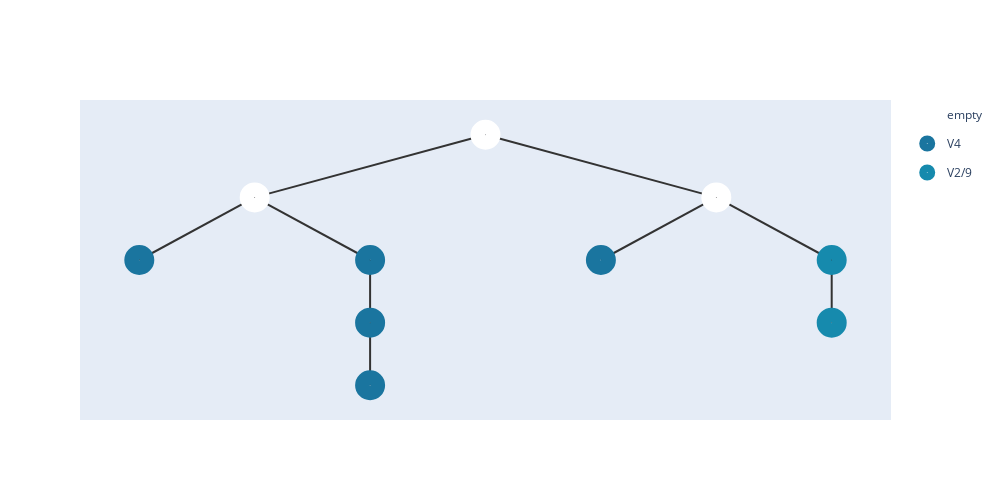

Notebook code for this chart:
### Code cell
temp,root = merge_points(similarities,root,nodes1,embeddings,3,2,0.53,n)
for i in nodes1:
    i.hyper = temp[int(i)]
    i.value =  temp[int(i)]
embeddings = temp.numpy();
add_meta(root,meta_list2,[])
show_tree(root,color=['#184e77','#1a759f','#168aad',"#34a0a4",'#52b69a','#99d98c','#76c893','#99d98c']).show_fig()
remove_meta(root);

### Figure 1 — Plotly figure (JSON) as saved in the notebook; plotly's stock layout.template omitted (floating-point values rounded to 4 significant figures)
{"data": [{"hoverinfo": "text", "hovertext": ["12", "10", "11"], "legendgroup": "empty", "marker": {"color": "#fff", "size": 30, "symbol": "circle-dot"}, "mode": "markers+text", "name": "empty", "type": "scatter", "x": [5.5, 3.25, 7.75], "y": [5, 3.5, 3.5]}, {"hoverinfo": "text", "hovertext": ["2_V4", "4_V4", "0_V4", "1_V4", "3_V4"], "legendgroup": "V4", "marker": {"color": "#1a759f", "size": 30, "symbol": "circle-dot"}, "mode": "markers+text", "name": "V4", "type": "scatter", "x": [2.125, 4.375, 4.375, 4.375, 6.625], "y": [2, 2, 0.5, -1, 2]}, {"hoverinfo": "text", "hovertext": ["6_V2/9", "5_V2/9"], "legendgroup": "V2/9", "marker": {"color": "#168aad", "size": 30, "symbol": "circle-dot"}, "mode": "markers+text", "name": "V2/9", "type": "scatter", "x": [8.875, 8.875], "y": [2, 0.5]}], "layout": {"height": 500, "shapes": [{"layer": "below", "line": {"color": "#333", "width": 2}, "type": "line", "x0": 5.5, "x1": 5.5, "y0": 5, "y1": 5}, {"layer": "below", "line": {"color": "#333", "width": 2}, "type": "line", "x0": 5.5, "x1": 3.25, "y0": 5, "y1": 3.5}, {"layer": "below", "line": {"color": "#333", "width": 2}, "type": "line", "x0": 3.25, "x1": 2.125, "y0": 3.5, "y1": 2}, {"layer": "below", "line": {"color": "#333", "width": 2}, "type": "line", "x0": 3.25, "x1": 4.375, "y0": 3.5, "y1": 2}, {"layer": "below", "line": {"color": "#333", "width": 2}, "type": "line", "x0": 4.375, "x1": 4.375, "y0": 2, "y1": 0.5}, {"layer": "below", "line": {"color": "#333", "width": 2}, "type": "line", "x0": 4.375, "x1": 4.375, "y0": 0.5, "y1": -1}, {"layer": "below", "line": {"color": "#333", "width": 2}, "type": "line", "x0": 5.5, "x1": 7.75, "y0": 5, "y1": 3.5}, {"layer": "below", "line": {"color": "#333", "width": 2}, "type": "line", "x0": 7.75, "x1": 6.625, "y0": 3.5, "y1": 2}, {"layer": "below", "line": {"color": "#333", "width": 2}, "type": "line", "x0": 7.75, "x1": 8.875, "y0": 3.5, "y1": 2}, {"layer": "below", "line": {"color": "#333", "width": 2}, "type": "line", "x0": 8.875, "x1": 8.875, "y0": 2, "y1": 0.5}], "width": 1000, "xaxis": {"showgrid": false, "showline": false, "showticklabels": false, "zeroline": false}, "yaxis": {"showgrid": false, "showline": false, "showticklabels": false, "zeroline": false}}}
